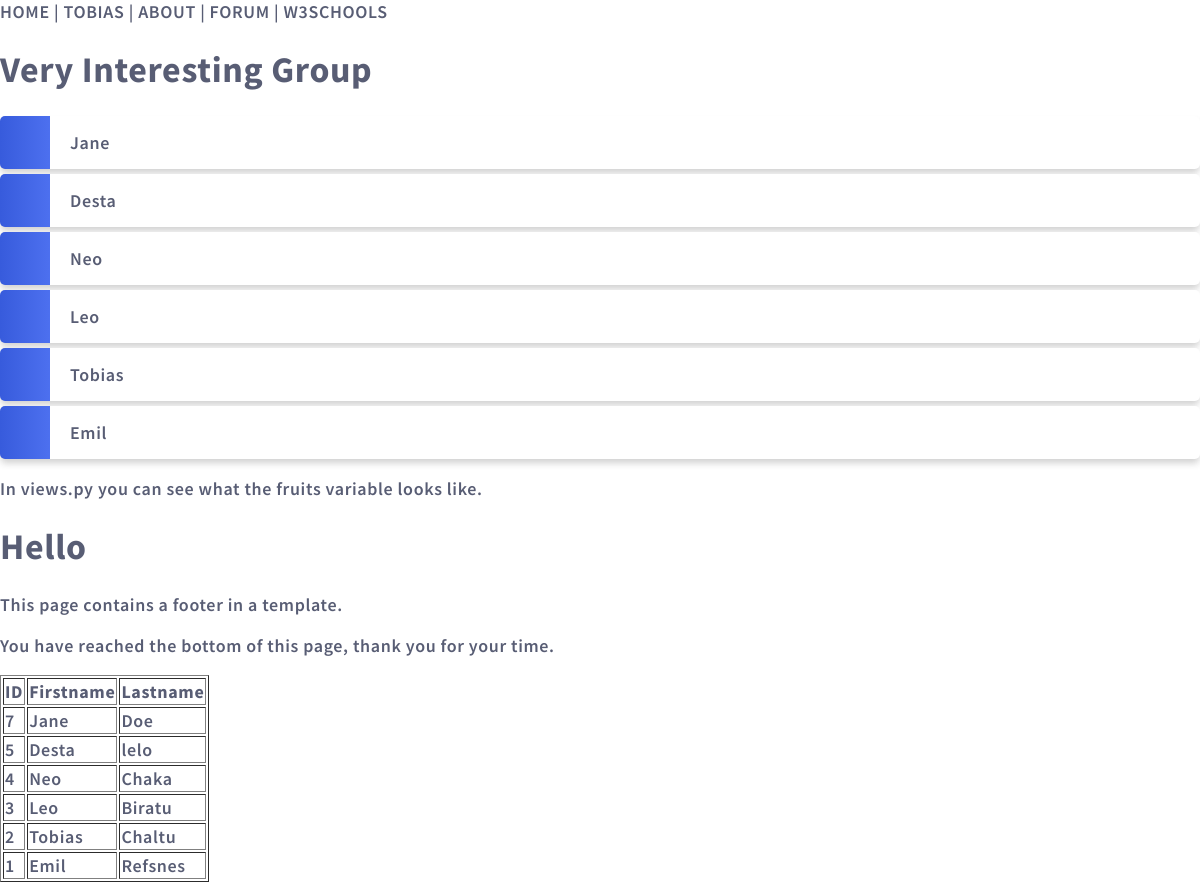
Screenshot of /testing/ with the database file from the repository.
### members/models.py (models this page shows, shortened)
class Member(models.Model):
    firstname = models.CharField(max_length=255)
    lastname = models.CharField(max_length=255)
    phone = models.IntegerField(null=True)
    joined_date = models.DateField(null=True)

### members/views.py (the view)
# urls.py: path('testing/', views.testing, name='testing'),
def testing(request):
  mydata = Member.objects.all().order_by('-id').values()
  template = loader.get_template('template.html')
  context = {
    'mymembers': mydata,
  }
  return HttpResponse(template.render(context, request))

### members/templates/template.html
{% load static %}
<!DOCTYPE html>
<html>
<link rel="stylesheet" href="{% static 'mystyles.css' %}">
<body>
  <ul>
    {% include "mymenu.html" with me="TOBIAS" sponsor="W3SCHOOLS" %}
  </ul>
<ul>
    <h1>Very Interesting Group</h1>
    {% for x in mymembers %}
      <li>{{ x.firstname }}</li>
    {% endfor %}
 </ul>
<p>In views.py you can see what the fruits variable looks like.</p>
<ul>
<h1>Hello</h1>
<p>This page contains a footer in a template.</p>
{% include 'footer.html' %}
</ul>
</body>
</html>
<table border='1'>
  <tr>
    <th>ID</th>
    <th>Firstname</th>
    <th>Lastname</th>
  </tr>
  {% for x in mymembers %}
    <tr>
      <td>{{ x.id }}</td>
        <td>{{ x.firstname }}</td>
      <td>{{ x.lastname }}</td>
    </tr>
  {% endfor %}
</table>

### members/templates/mymenu.html
<div>HOME | {{ me }} | ABOUT | FORUM | {{ sponsor }}</div>

### members/templates/footer.html
<p>You have reached the bottom of this page, thank you for your time.</p>

### mystaticfiles/mystyles.css (style rules this page uses)
body { margin:0; font: 600 18px 'Source Sans Pro', sans-serif; letter-spacing: 0.64px; color: #585d74; }
ul { list-style-type: none; padding: 0; margin: 0; }
li { background-color: #ffffff; background-image: linear-gradient(to right, #375BDC, #4D70EF); background-size: 50px 60px; background-repeat: no-repeat; cursor: pointer; transition: transform .25s; border-radius: 5px; box-shadow: 0 5px 7px -1px rgba(51, 51, 51, 0.23); padding: 15px; padding-left: 70px; margin-top: 5px; }

### rows the page displays
Member: firstname "TOBIAS", firstname "Tobias", id "2", lastname "Chaltu"
Member: firstname "Jane", id "7", lastname "Doe"
Member: firstname "Desta", id "5", lastname "lelo"
Member: firstname "Neo", id "4", lastname "Chaka"
Member: firstname "Leo", id "3", lastname "Biratu"
Member: firstname "Emil", id "1", lastname "Refsnes"

### other values shown
{{ sponsor }} "W3SCHOOLS"
